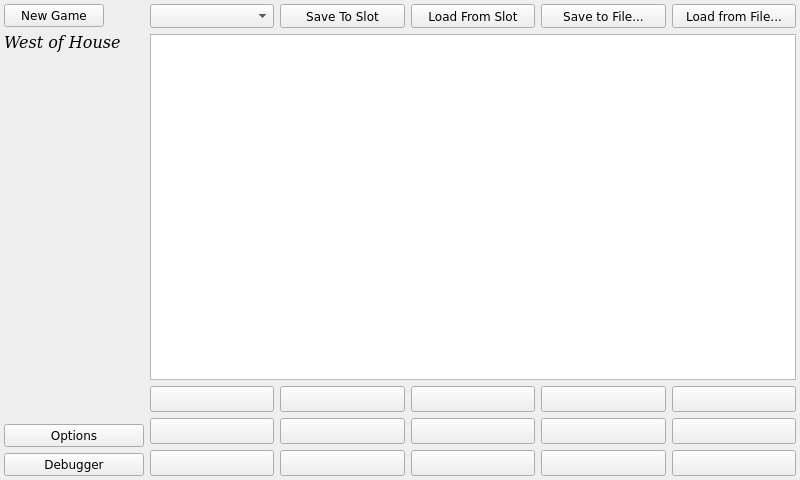
<?xml version="1.0" encoding="UTF-8"?>
<ui version="4.0">
 <class>MainWindow</class>
 <widget class="QMainWindow" name="MainWindow">
  <property name="geometry">
   <rect>
    <x>0</x>
    <y>0</y>
    <width>800</width>
    <height>480</height>
   </rect>
  </property>
  <property name="sizePolicy">
   <sizepolicy hsizetype="Preferred" vsizetype="Fixed">
    <horstretch>0</horstretch>
    <verstretch>0</verstretch>
   </sizepolicy>
  </property>
  <property name="windowTitle">
   <string>Test Game Engine 1</string>
  </property>
  <widget class="QWidget" name="centralWidget">
   <property name="minimumSize">
    <size>
     <width>640</width>
     <height>360</height>
    </size>
   </property>
   <layout class="QVBoxLayout" name="verticalLayout_3">
    <property name="spacing">
     <number>6</number>
    </property>
    <property name="leftMargin">
     <number>4</number>
    </property>
    <property name="topMargin">
     <number>4</number>
    </property>
    <property name="rightMargin">
     <number>4</number>
    </property>
    <property name="bottomMargin">
     <number>4</number>
    </property>
    <item>
     <layout class="QHBoxLayout" name="columns">
      <property name="spacing">
       <number>6</number>
      </property>
      <item>
       <layout class="QVBoxLayout" name="sidebar">
        <item>
         <layout class="QGridLayout" name="gridLayout">
          <item row="0" column="0">
           <widget class="QPushButton" name="btnNewGame">
            <property name="font">
             <font>
              <family>DejaVu Sans</family>
             </font>
            </property>
            <property name="text">
             <string>New Game</string>
            </property>
           </widget>
          </item>
          <item row="0" column="1">
           <spacer name="horizontalSpacer_2">
            <property name="orientation">
             <enum>Qt::Horizontal</enum>
            </property>
            <property name="sizeType">
             <enum>QSizePolicy::Minimum</enum>
            </property>
            <property name="sizeHint" stdset="0">
             <size>
              <width>40</width>
              <height>20</height>
             </size>
            </property>
           </spacer>
          </item>
         </layout>
        </item>
        <item>
         <widget class="QLabel" name="sceneTitle">
          <property name="sizePolicy">
           <sizepolicy hsizetype="Preferred" vsizetype="Fixed">
            <horstretch>0</horstretch>
            <verstretch>0</verstretch>
           </sizepolicy>
          </property>
          <property name="minimumSize">
           <size>
            <width>0</width>
            <height>38</height>
           </size>
          </property>
          <property name="font">
           <font>
            <family>DejaVu Serif</family>
            <pointsize>12</pointsize>
            <weight>50</weight>
            <italic>true</italic>
            <bold>false</bold>
           </font>
          </property>
          <property name="styleSheet">
           <string notr="true"/>
          </property>
          <property name="text">
           <string>West of House</string>
          </property>
          <property name="textFormat">
           <enum>Qt::RichText</enum>
          </property>
          <property name="alignment">
           <set>Qt::AlignLeading|Qt::AlignLeft|Qt::AlignTop</set>
          </property>
         </widget>
        </item>
        <item alignment="Qt::AlignHCenter|Qt::AlignVCenter">
         <widget class="QLabel" name="gfx">
          <property name="font">
           <font>
            <family>DejaVu Sans</family>
           </font>
          </property>
          <property name="text">
           <string/>
          </property>
          <property name="pixmap">
           <pixmap>zork1.png</pixmap>
          </property>
          <property name="alignment">
           <set>Qt::AlignHCenter|Qt::AlignTop</set>
          </property>
         </widget>
        </item>
        <item>
         <spacer name="horizontalSpacer">
          <property name="orientation">
           <enum>Qt::Horizontal</enum>
          </property>
          <property name="sizeType">
           <enum>QSizePolicy::Fixed</enum>
          </property>
          <property name="sizeHint" stdset="0">
           <size>
            <width>140</width>
            <height>20</height>
           </size>
          </property>
         </spacer>
        </item>
        <item>
         <spacer name="verticalSpacer">
          <property name="orientation">
           <enum>Qt::Vertical</enum>
          </property>
          <property name="sizeType">
           <enum>QSizePolicy::Expanding</enum>
          </property>
          <property name="sizeHint" stdset="0">
           <size>
            <width>20</width>
            <height>40</height>
           </size>
          </property>
         </spacer>
        </item>
        <item>
         <widget class="QPushButton" name="btnOptions">
          <property name="font">
           <font>
            <family>DejaVu Sans</family>
           </font>
          </property>
          <property name="text">
           <string>Options</string>
          </property>
         </widget>
        </item>
        <item>
         <widget class="QPushButton" name="btnDebug">
          <property name="font">
           <font>
            <family>DejaVu Sans</family>
           </font>
          </property>
          <property name="text">
           <string>Debugger</string>
          </property>
         </widget>
        </item>
       </layout>
      </item>
      <item>
       <layout class="QVBoxLayout" name="verticalLayout">
        <item>
         <layout class="QHBoxLayout" name="horizontalLayout">
          <property name="spacing">
           <number>6</number>
          </property>
          <item>
           <widget class="QComboBox" name="comboSaveSlotSelect">
            <property name="sizePolicy">
             <sizepolicy hsizetype="Minimum" vsizetype="Maximum">
              <horstretch>0</horstretch>
              <verstretch>0</verstretch>
             </sizepolicy>
            </property>
            <property name="minimumSize">
             <size>
              <width>0</width>
              <height>24</height>
             </size>
            </property>
            <property name="font">
             <font>
              <family>DejaVu Sans</family>
             </font>
            </property>
            <property name="toolTip">
             <string>&lt;html&gt;&lt;head/&gt;&lt;body&gt;&lt;p&gt;Selects a slot for quickly saving and loading.&lt;/p&gt;&lt;/body&gt;&lt;/html&gt;</string>
            </property>
            <property name="currentText">
             <string/>
            </property>
            <property name="currentIndex">
             <number>-1</number>
            </property>
            <property name="maxCount">
             <number>20</number>
            </property>
           </widget>
          </item>
          <item>
           <widget class="QPushButton" name="btnSave">
            <property name="sizePolicy">
             <sizepolicy hsizetype="Minimum" vsizetype="Maximum">
              <horstretch>0</horstretch>
              <verstretch>0</verstretch>
             </sizepolicy>
            </property>
            <property name="minimumSize">
             <size>
              <width>0</width>
              <height>24</height>
             </size>
            </property>
            <property name="font">
             <font>
              <family>DejaVu Sans</family>
             </font>
            </property>
            <property name="text">
             <string>Save To Slot</string>
            </property>
           </widget>
          </item>
          <item>
           <widget class="QPushButton" name="btnLoad">
            <property name="sizePolicy">
             <sizepolicy hsizetype="Minimum" vsizetype="Maximum">
              <horstretch>0</horstretch>
              <verstretch>0</verstretch>
             </sizepolicy>
            </property>
            <property name="minimumSize">
             <size>
              <width>0</width>
              <height>24</height>
             </size>
            </property>
            <property name="font">
             <font>
              <family>DejaVu Sans</family>
             </font>
            </property>
            <property name="text">
             <string>Load From Slot</string>
            </property>
           </widget>
          </item>
          <item>
           <widget class="QPushButton" name="btnSaveFile">
            <property name="sizePolicy">
             <sizepolicy hsizetype="Minimum" vsizetype="Maximum">
              <horstretch>0</horstretch>
              <verstretch>0</verstretch>
             </sizepolicy>
            </property>
            <property name="minimumSize">
             <size>
              <width>0</width>
              <height>24</height>
             </size>
            </property>
            <property name="font">
             <font>
              <family>DejaVu Sans</family>
             </font>
            </property>
            <property name="text">
             <string>Save to File...</string>
            </property>
           </widget>
          </item>
          <item>
           <widget class="QPushButton" name="btnLoadFile">
            <property name="sizePolicy">
             <sizepolicy hsizetype="Minimum" vsizetype="Maximum">
              <horstretch>0</horstretch>
              <verstretch>0</verstretch>
             </sizepolicy>
            </property>
            <property name="minimumSize">
             <size>
              <width>0</width>
              <height>24</height>
             </size>
            </property>
            <property name="font">
             <font>
              <family>DejaVu Sans</family>
             </font>
            </property>
            <property name="text">
             <string>Load from File...</string>
            </property>
           </widget>
          </item>
         </layout>
        </item>
        <item>
         <widget class="QTextBrowser" name="textField">
          <property name="sizePolicy">
           <sizepolicy hsizetype="Expanding" vsizetype="Expanding">
            <horstretch>0</horstretch>
            <verstretch>0</verstretch>
           </sizepolicy>
          </property>
          <property name="font">
           <font>
            <family>Serif</family>
            <pointsize>9</pointsize>
            <stylestrategy>PreferDefault</stylestrategy>
           </font>
          </property>
          <property name="focusPolicy">
           <enum>Qt::StrongFocus</enum>
          </property>
          <property name="autoFillBackground">
           <bool>false</bool>
          </property>
         </widget>
        </item>
        <item>
         <layout class="QGridLayout" name="btnGrid">
          <property name="sizeConstraint">
           <enum>QLayout::SetDefaultConstraint</enum>
          </property>
          <item row="0" column="0">
           <widget class="QPushButton" name="btn0">
            <property name="sizePolicy">
             <sizepolicy hsizetype="Minimum" vsizetype="Fixed">
              <horstretch>0</horstretch>
              <verstretch>0</verstretch>
             </sizepolicy>
            </property>
            <property name="minimumSize">
             <size>
              <width>0</width>
              <height>26</height>
             </size>
            </property>
            <property name="font">
             <font>
              <family>DejaVu Sans</family>
             </font>
            </property>
            <attribute name="buttonGroup">
             <string notr="true">buttonGroup</string>
            </attribute>
           </widget>
          </item>
          <item row="1" column="1">
           <widget class="QPushButton" name="btn6">
            <property name="sizePolicy">
             <sizepolicy hsizetype="Minimum" vsizetype="Preferred">
              <horstretch>0</horstretch>
              <verstretch>0</verstretch>
             </sizepolicy>
            </property>
            <property name="minimumSize">
             <size>
              <width>0</width>
              <height>26</height>
             </size>
            </property>
            <property name="font">
             <font>
              <family>DejaVu Sans</family>
             </font>
            </property>
            <attribute name="buttonGroup">
             <string notr="true">buttonGroup</string>
            </attribute>
           </widget>
          </item>
          <item row="0" column="2">
           <widget class="QPushButton" name="btn2">
            <property name="sizePolicy">
             <sizepolicy hsizetype="Minimum" vsizetype="Preferred">
              <horstretch>0</horstretch>
              <verstretch>0</verstretch>
             </sizepolicy>
            </property>
            <property name="minimumSize">
             <size>
              <width>0</width>
              <height>26</height>
             </size>
            </property>
            <property name="font">
             <font>
              <family>DejaVu Sans</family>
             </font>
            </property>
            <attribute name="buttonGroup">
             <string notr="true">buttonGroup</string>
            </attribute>
           </widget>
          </item>
          <item row="1" column="2">
           <widget class="QPushButton" name="btn7">
            <property name="sizePolicy">
             <sizepolicy hsizetype="Minimum" vsizetype="Preferred">
              <horstretch>0</horstretch>
              <verstretch>0</verstretch>
             </sizepolicy>
            </property>
            <property name="minimumSize">
             <size>
              <width>0</width>
              <height>26</height>
             </size>
            </property>
            <property name="font">
             <font>
              <family>DejaVu Sans</family>
             </font>
            </property>
            <attribute name="buttonGroup">
             <string notr="true">buttonGroup</string>
            </attribute>
           </widget>
          </item>
          <item row="1" column="0">
           <widget class="QPushButton" name="btn5">
            <property name="sizePolicy">
             <sizepolicy hsizetype="Minimum" vsizetype="Preferred">
              <horstretch>0</horstretch>
              <verstretch>0</verstretch>
             </sizepolicy>
            </property>
            <property name="minimumSize">
             <size>
              <width>0</width>
              <height>26</height>
             </size>
            </property>
            <property name="font">
             <font>
              <family>DejaVu Sans</family>
             </font>
            </property>
            <attribute name="buttonGroup">
             <string notr="true">buttonGroup</string>
            </attribute>
           </widget>
          </item>
          <item row="0" column="1">
           <widget class="QPushButton" name="btn1">
            <property name="sizePolicy">
             <sizepolicy hsizetype="Minimum" vsizetype="Preferred">
              <horstretch>0</horstretch>
              <verstretch>0</verstretch>
             </sizepolicy>
            </property>
            <property name="minimumSize">
             <size>
              <width>0</width>
              <height>26</height>
             </size>
            </property>
            <property name="font">
             <font>
              <family>DejaVu Sans</family>
             </font>
            </property>
            <attribute name="buttonGroup">
             <string notr="true">buttonGroup</string>
            </attribute>
           </widget>
          </item>
          <item row="1" column="3">
           <widget class="QPushButton" name="btn8">
            <property name="sizePolicy">
             <sizepolicy hsizetype="Minimum" vsizetype="Preferred">
              <horstretch>0</horstretch>
              <verstretch>0</verstretch>
             </sizepolicy>
            </property>
            <property name="minimumSize">
             <size>
              <width>0</width>
              <height>26</height>
             </size>
            </property>
            <property name="font">
             <font>
              <family>DejaVu Sans</family>
             </font>
            </property>
            <attribute name="buttonGroup">
             <string notr="true">buttonGroup</string>
            </attribute>
           </widget>
          </item>
          <item row="0" column="3">
           <widget class="QPushButton" name="btn3">
            <property name="sizePolicy">
             <sizepolicy hsizetype="Minimum" vsizetype="Preferred">
              <horstretch>0</horstretch>
              <verstretch>0</verstretch>
             </sizepolicy>
            </property>
            <property name="minimumSize">
             <size>
              <width>0</width>
              <height>26</height>
             </size>
            </property>
            <property name="font">
             <font>
              <family>DejaVu Sans</family>
             </font>
            </property>
            <attribute name="buttonGroup">
             <string notr="true">buttonGroup</string>
            </attribute>
           </widget>
          </item>
          <item row="1" column="4">
           <widget class="QPushButton" name="btn9">
            <property name="sizePolicy">
             <sizepolicy hsizetype="Minimum" vsizetype="Preferred">
              <horstretch>0</horstretch>
              <verstretch>0</verstretch>
             </sizepolicy>
            </property>
            <property name="minimumSize">
             <size>
              <width>0</width>
              <height>26</height>
             </size>
            </property>
            <property name="font">
             <font>
              <family>DejaVu Sans</family>
             </font>
            </property>
            <attribute name="buttonGroup">
             <string notr="true">buttonGroup</string>
            </attribute>
           </widget>
          </item>
          <item row="0" column="4">
           <widget class="QPushButton" name="btn4">
            <property name="sizePolicy">
             <sizepolicy hsizetype="Minimum" vsizetype="Preferred">
              <horstretch>0</horstretch>
              <verstretch>0</verstretch>
             </sizepolicy>
            </property>
            <property name="minimumSize">
             <size>
              <width>0</width>
              <height>26</height>
             </size>
            </property>
            <property name="font">
             <font>
              <family>DejaVu Sans</family>
             </font>
            </property>
            <attribute name="buttonGroup">
             <string notr="true">buttonGroup</string>
            </attribute>
           </widget>
          </item>
          <item row="2" column="0">
           <widget class="QPushButton" name="btn10">
            <property name="sizePolicy">
             <sizepolicy hsizetype="Minimum" vsizetype="Preferred">
              <horstretch>0</horstretch>
              <verstretch>0</verstretch>
             </sizepolicy>
            </property>
            <property name="minimumSize">
             <size>
              <width>0</width>
              <height>26</height>
             </size>
            </property>
            <property name="font">
             <font>
              <family>DejaVu Sans</family>
             </font>
            </property>
            <attribute name="buttonGroup">
             <string notr="true">buttonGroup</string>
            </attribute>
           </widget>
          </item>
          <item row="2" column="1">
           <widget class="QPushButton" name="btn11">
            <property name="sizePolicy">
             <sizepolicy hsizetype="Minimum" vsizetype="Preferred">
              <horstretch>0</horstretch>
              <verstretch>0</verstretch>
             </sizepolicy>
            </property>
            <property name="minimumSize">
             <size>
              <width>0</width>
              <height>26</height>
             </size>
            </property>
            <property name="font">
             <font>
              <family>DejaVu Sans</family>
             </font>
            </property>
            <attribute name="buttonGroup">
             <string notr="true">buttonGroup</string>
            </attribute>
           </widget>
          </item>
          <item row="2" column="2">
           <widget class="QPushButton" name="btn12">
            <property name="sizePolicy">
             <sizepolicy hsizetype="Minimum" vsizetype="Preferred">
              <horstretch>0</horstretch>
              <verstretch>0</verstretch>
             </sizepolicy>
            </property>
            <property name="minimumSize">
             <size>
              <width>0</width>
              <height>26</height>
             </size>
            </property>
            <property name="font">
             <font>
              <family>DejaVu Sans</family>
             </font>
            </property>
            <attribute name="buttonGroup">
             <string notr="true">buttonGroup</string>
            </attribute>
           </widget>
          </item>
          <item row="2" column="3">
           <widget class="QPushButton" name="btn13">
            <property name="sizePolicy">
             <sizepolicy hsizetype="Minimum" vsizetype="Preferred">
              <horstretch>0</horstretch>
              <verstretch>0</verstretch>
             </sizepolicy>
            </property>
            <property name="minimumSize">
             <size>
              <width>0</width>
              <height>26</height>
             </size>
            </property>
            <property name="font">
             <font>
              <family>DejaVu Sans</family>
             </font>
            </property>
            <attribute name="buttonGroup">
             <string notr="true">buttonGroup</string>
            </attribute>
           </widget>
          </item>
          <item row="2" column="4">
           <widget class="QPushButton" name="btn14">
            <property name="sizePolicy">
             <sizepolicy hsizetype="Minimum" vsizetype="Preferred">
              <horstretch>0</horstretch>
              <verstretch>0</verstretch>
             </sizepolicy>
            </property>
            <property name="minimumSize">
             <size>
              <width>0</width>
              <height>26</height>
             </size>
            </property>
            <property name="font">
             <font>
              <family>DejaVu Sans</family>
             </font>
            </property>
            <attribute name="buttonGroup">
             <string notr="true">buttonGroup</string>
            </attribute>
           </widget>
          </item>
         </layout>
        </item>
       </layout>
      </item>
     </layout>
    </item>
   </layout>
  </widget>
 </widget>
 <layoutdefault spacing="6" margin="11"/>
 <resources/>
 <connections/>
 <buttongroups>
  <buttongroup name="buttonGroup"/>
 </buttongroups>
</ui>
